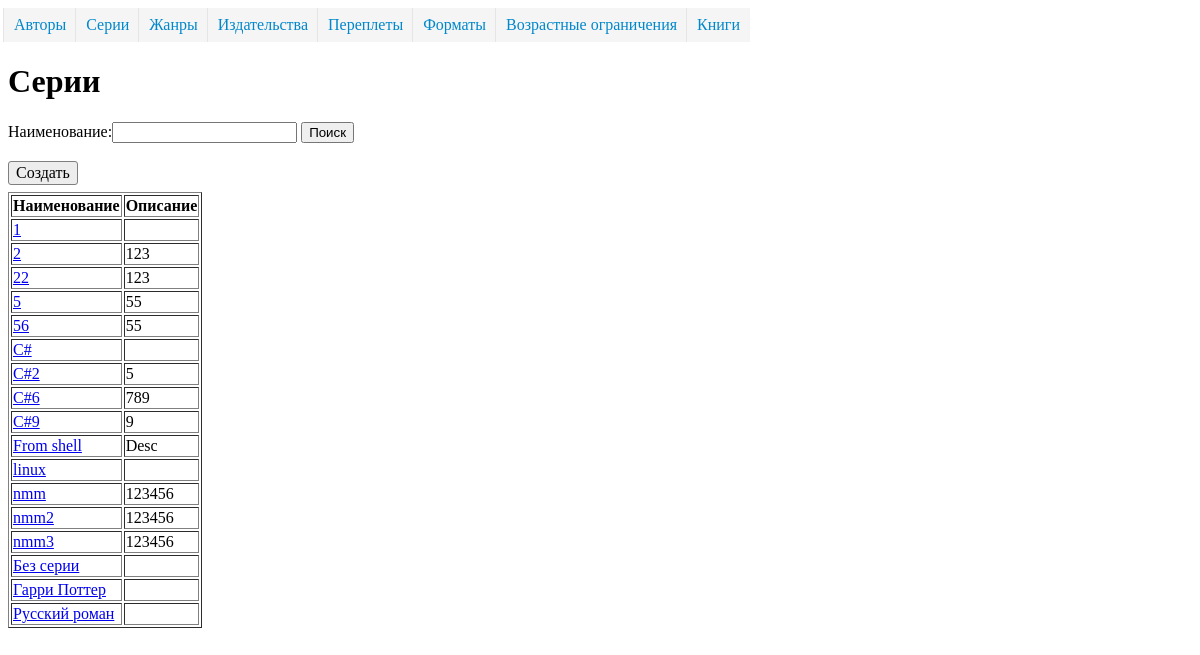
The app's page /directory/serie/, older data.
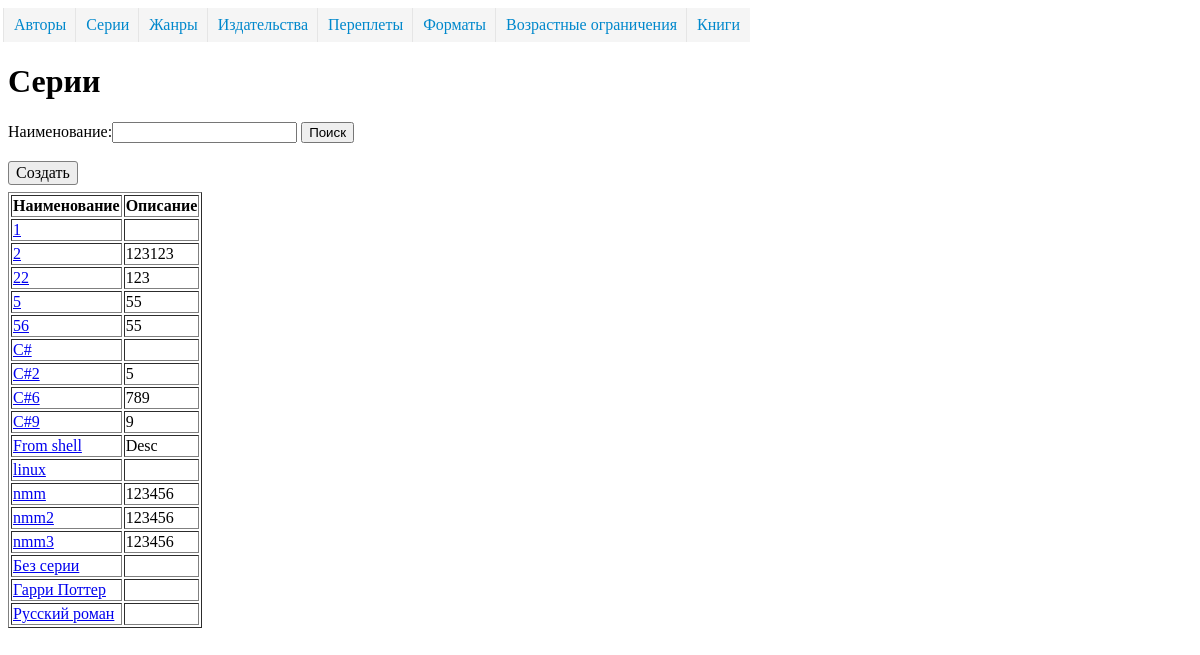
The same page, newer data.
### dimensionsapp/models.py (models this page shows, shortened)
class Dimension(models.Model):
    name = models.CharField("Наименование", max_length=50, unique=True)
    description = models.TextField("Описание", blank=True, )
    class Meta:
        abstract = True
        ordering = ['name']

class Serie(Dimension):
    class Meta(Dimension.Meta):
        verbose_name = 'серия'
        verbose_name_plural = 'серии'

### dimensionsapp/views.py (the view)
class SerieListView(ListViewFilter):
    model = Serie
    extra_context = {'url_detail': 'serie_detail'}

### dimensionsapp/form.py
class SearchForm(forms.Form):
    search = forms.CharField(label='Наименование', required=False)

### dimensionsapp/views.py (called while the page is built)
    def get_context_data(self, *, object_list=None, **kwargs):
        context = super().get_context_data(**kwargs)
        if 'search' in self.request.GET:
            context['form'] = self.form({'search': self.request.GET['search']})
        else:
            context['form'] = self.form()
        return context

    def get_queryset(self):
        qs = super().get_queryset()
        if 'search' in self.request.GET and self.request.GET['search'] != '':
            name = self.request.GET['search']
            qs = qs.filter(name__istartswith=name)
        return qs

### templates/dimensionsapp/serie_list.html (shortened to what this page needs)
{% extends 'dimension_list.html' %}
{% block header %}
        <H1>Серии</H1>
    {% endblock %}
{% block create_ankor%}{% url 'serie_create' %}{% endblock %}

### templates/dimension_list.html (shortened to what this page needs)
<!DOCTYPE html>
<html lang="ru">
<head>
{% load static %}
    <link rel="stylesheet" href="{% static "css/stylesheet.css" %}">
</head>
<body>
    {% include 'menu.html' %}
    {% block header %}{% endblock %}
    {% block searchform %}
        <form action="" method="get">
            {% block searchform_name %}
                {{ form }}
            {% endblock %}
            <button type="submit">Поиск</button>
        </form>
        <br>
    {% endblock %}
    {% block create %}
        <a href="{% block create_ankor %}#{% endblock %}" class="button">Создать</a>
    {% endblock %}
    <table border="1">
        {% block dimension_list %}
            <tr>
                <th>Наименование</th>
                <th>Описание</th>
            </tr>
            {% for object in object_list %}
                <tr>
                    <td><a href="{% url url_detail object.pk %}">{{ object.name }}</a></td>
                    <td>{{  object.description }}</td>
                </tr>
            {% endfor %}
        {% endblock %}
    </table>
</body>
</html>

Row changes from the older to the newer data that the page shows:
changed Serie (number 2 of 17 on the later page): description "123" → "123123"
